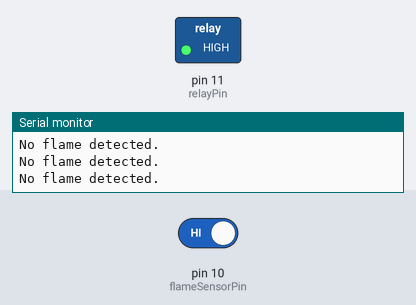
A sketch run on a simulated Arduino Uno, built with avr-gcc and run on an emulated ATmega328P. On the bench: switched loads named in the sketch (green lamp = pin HIGH), the last lines printed to the serial monitor. The test bench sets the inputs (shaded band); at power-on: pin 10 (flameSensorPin) HIGH.

Above: at 1.8 s.
1.9 s: pin 10 (flameSensorPin) driven LOW
At 2.5 s:
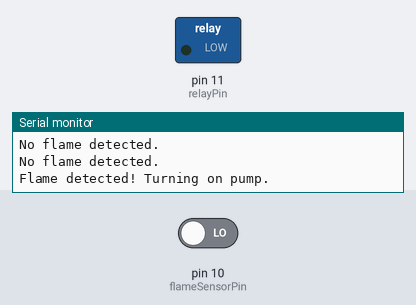
3.5 s: pin 10 (flameSensorPin) driven HIGH
At 4.8 s:
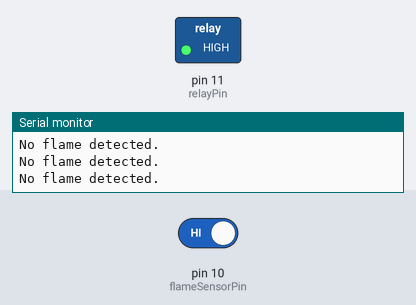
Timing chart, 0 to 6.5 s (numbered marks = the images above; inputs shaded):
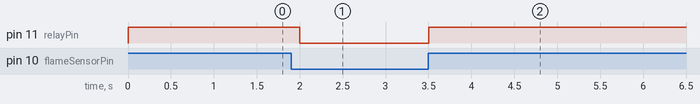

Measured:
- after the input at 1.9 s, pin 11 (relayPin): HIGH → LOW after 0.10 s
- after the input at 3.5 s, pin 11 (relayPin): LOW → HIGH at once

The sketch:

FlameSensor.ino
```cpp
const int flameSensorPin = 10;   // Digital input from flame sensor
const int relayPin = 11;         // Relay control pin

void setup() {
  pinMode(flameSensorPin, INPUT);
  pinMode(relayPin, OUTPUT);
  digitalWrite(relayPin, HIGH); // Turn relay off initially (depends on relay type)
  Serial.begin(9600);
}

void loop() {
  int flameDetected = digitalRead(flameSensorPin); // LOW when flame is detected for most sensors

  if (flameDetected == LOW) {
    Serial.println("Flame detected! Turning on pump.");
    digitalWrite(relayPin, LOW); // Turn ON pump (relay active LOW)
  } else {
    Serial.println("No flame detected.");
    digitalWrite(relayPin, HIGH); // Turn OFF pump
  }

  delay(500);
}
```
